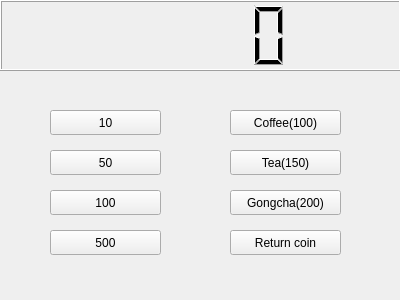
<?xml version="1.0" encoding="UTF-8"?>
<ui version="4.0">
 <class>Widget</class>
 <widget class="QWidget" name="Widget">
  <property name="geometry">
   <rect>
    <x>0</x>
    <y>0</y>
    <width>400</width>
    <height>300</height>
   </rect>
  </property>
  <property name="windowTitle">
   <string>Widget</string>
  </property>
  <widget class="QLCDNumber" name="lcdNumber">
   <property name="geometry">
    <rect>
     <x>0</x>
     <y>0</y>
     <width>401</width>
     <height>71</height>
    </rect>
   </property>
  </widget>
  <widget class="QPushButton" name="pb10">
   <property name="geometry">
    <rect>
     <x>50</x>
     <y>110</y>
     <width>111</width>
     <height>25</height>
    </rect>
   </property>
   <property name="text">
    <string>10</string>
   </property>
  </widget>
  <widget class="QPushButton" name="pb50">
   <property name="geometry">
    <rect>
     <x>50</x>
     <y>150</y>
     <width>111</width>
     <height>25</height>
    </rect>
   </property>
   <property name="text">
    <string>50</string>
   </property>
  </widget>
  <widget class="QPushButton" name="pb100">
   <property name="geometry">
    <rect>
     <x>50</x>
     <y>190</y>
     <width>111</width>
     <height>25</height>
    </rect>
   </property>
   <property name="text">
    <string>100</string>
   </property>
  </widget>
  <widget class="QPushButton" name="pb500">
   <property name="geometry">
    <rect>
     <x>50</x>
     <y>230</y>
     <width>111</width>
     <height>25</height>
    </rect>
   </property>
   <property name="text">
    <string>500</string>
   </property>
  </widget>
  <widget class="QPushButton" name="pbCoffee">
   <property name="geometry">
    <rect>
     <x>230</x>
     <y>110</y>
     <width>111</width>
     <height>25</height>
    </rect>
   </property>
   <property name="text">
    <string>Coffee(100)</string>
   </property>
  </widget>
  <widget class="QPushButton" name="pbTea">
   <property name="geometry">
    <rect>
     <x>230</x>
     <y>150</y>
     <width>111</width>
     <height>25</height>
    </rect>
   </property>
   <property name="text">
    <string>Tea(150)</string>
   </property>
  </widget>
  <widget class="QPushButton" name="pbGongcha">
   <property name="geometry">
    <rect>
     <x>230</x>
     <y>190</y>
     <width>111</width>
     <height>25</height>
    </rect>
   </property>
   <property name="text">
    <string>Gongcha(200)</string>
   </property>
  </widget>
  <widget class="QPushButton" name="pbReturnCoin">
   <property name="geometry">
    <rect>
     <x>230</x>
     <y>230</y>
     <width>111</width>
     <height>25</height>
    </rect>
   </property>
   <property name="text">
    <string>Return coin</string>
   </property>
  </widget>
 </widget>
 <layoutdefault spacing="6" margin="11"/>
 <resources/>
 <connections/>
</ui>
